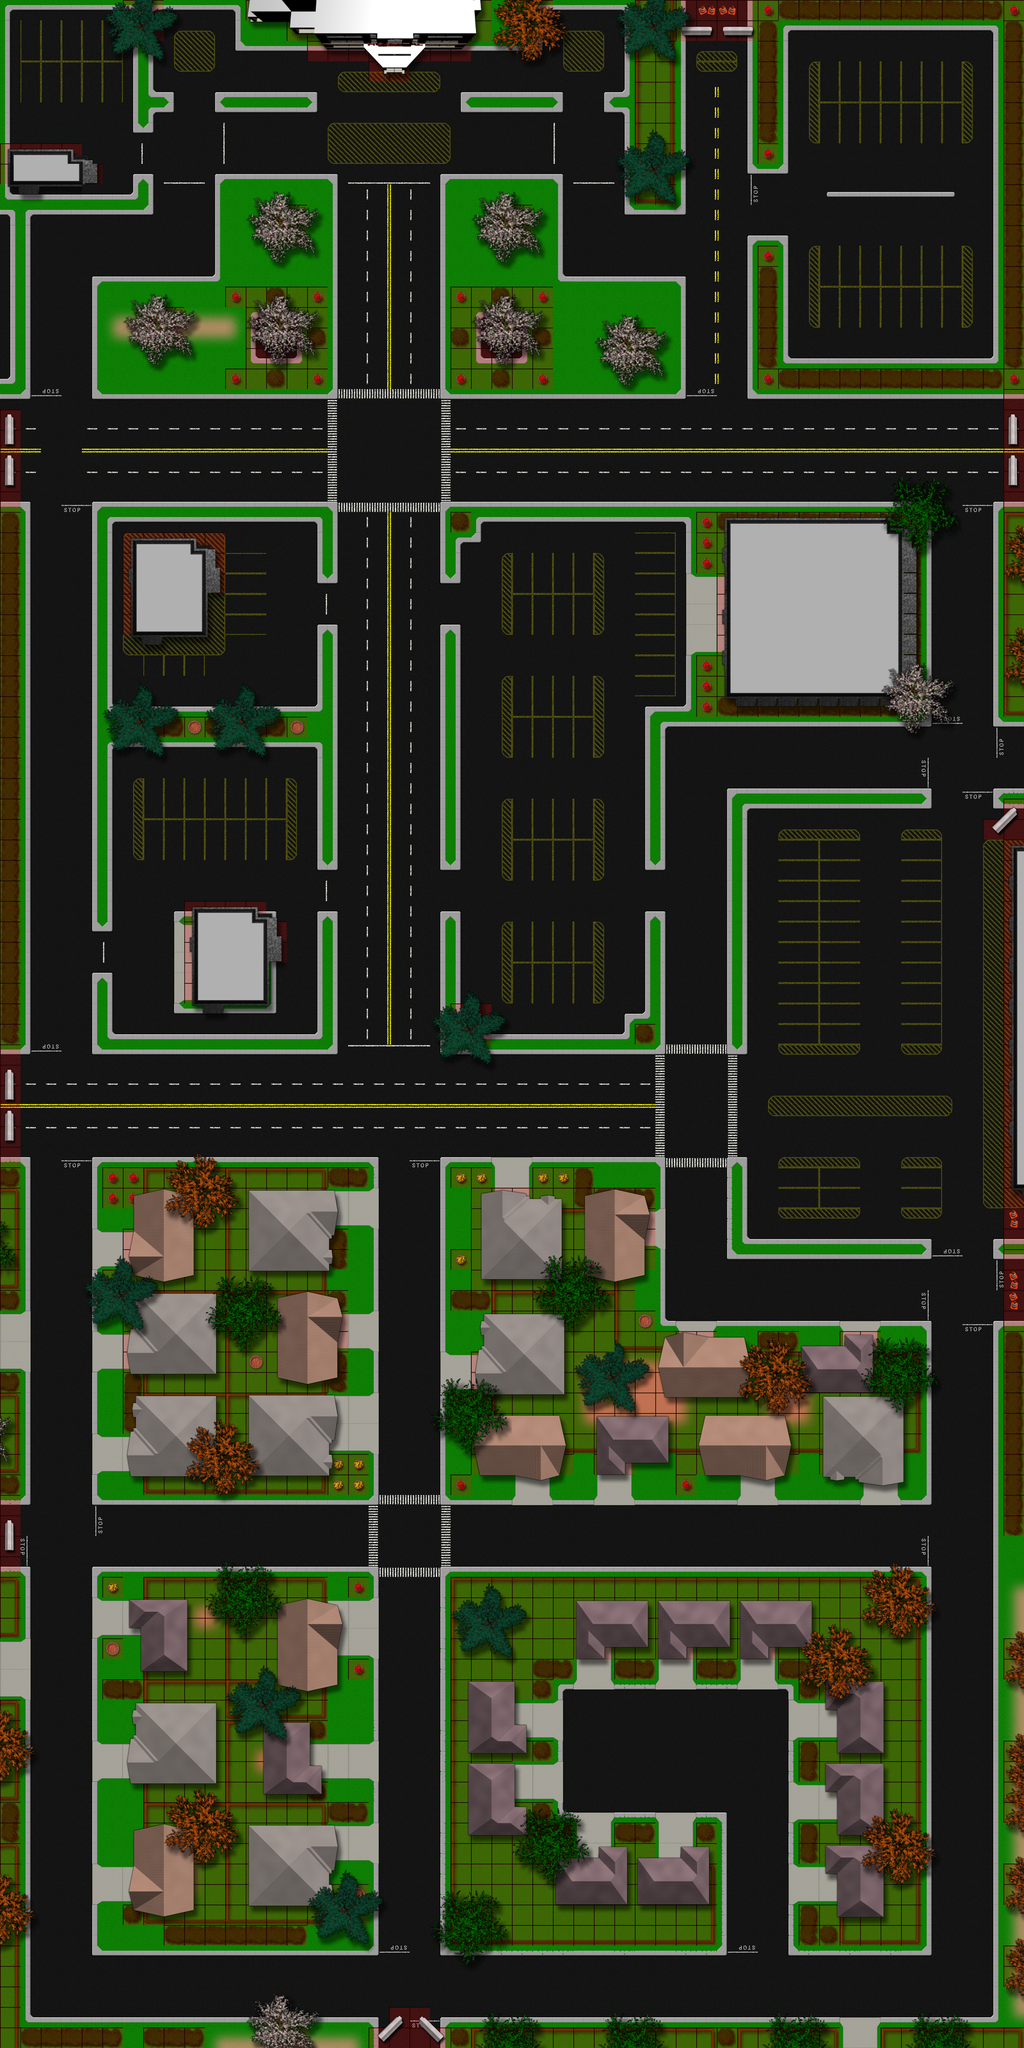

This game map was drawn from its Tiled (.tmx) file and the tilesets committed beside it. A one-line description and the trimmed map source follow:
An orthogonal 50x100 tile map with 64x64 px tiles, 5 tile layers (base, collision, homes, residential, ...), 4 tilesets and 1 object (player).

<map version="1.0" orientation="orthogonal" width="50" height="100" tilewidth="64" tileheight="64">
 <tileset firstgid="1" name="tile_map" tilewidth="64" tileheight="64">
  <image source="tile_map.png" width="1024" height="1024" />
 </tileset>
 <tileset firstgid="257" name="house_tiles" tilewidth="64" tileheight="64">
  <image source="house_tiles.png" width="1024" height="1024" />
 </tileset>
 <tileset firstgid="513" name="residential_tiles-2" tilewidth="64" tileheight="64">
  <image source="residential_tiles-2.png" width="1024" height="1024" />
 </tileset>
 <tileset firstgid="769" name="meta_tiles" tilewidth="64" tileheight="64">
  <image source="meta_tiles.png" width="134" height="68" />
  <tile id="0">
   <properties>
    <property name="collision" value="YES" />
   </properties>
  </tile>
 </tileset>
 <layer name="base" width="50" height="100">
  <data>[5000 cells, 5000 non-empty, 152 distinct tile ids]</data>
 </layer>
 <layer name="collision" width="50" height="100">
  <data>[5000 cells, 1364 non-empty, 1 distinct tile ids]</data>
 </layer>
 <objectgroup name="player" width="50" height="100">
  <object name="player" x="192" y="5952" width="64" height="64" />
 </objectgroup>
 <layer name="homes" width="50" height="100">
  <data>[5000 cells, 546 non-empty, 205 distinct tile ids]</data>
 </layer>
 <layer name="residential" width="50" height="100">
  <data>[5000 cells, 326 non-empty, 124 distinct tile ids]</data>
 </layer>
 <layer name="trees" width="50" height="100">
  <data>[5000 cells, 761 non-empty, 80 distinct tile ids]</data>
 </layer>
</map>
